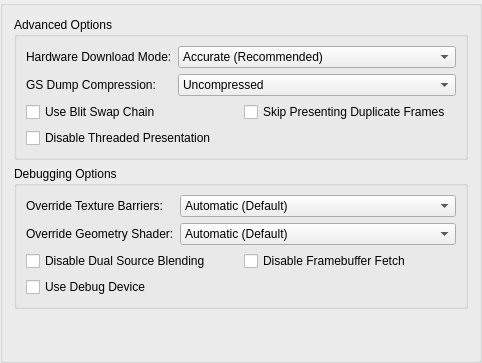
     <widget class="QGroupBox" name="advancedTab">
      <attribute name="title">
       <string>Advanced</string>
      </attribute>
      <layout class="QVBoxLayout" name="verticalLayout_2">
       <item>
        <widget class="QGroupBox" name="advancedOptions">
         <property name="title">
          <string>Advanced Options</string>
         </property>
         <layout class="QFormLayout" name="advancedOptionsFormLayout">
          <item row="0" column="0">
           <widget class="QLabel" name="label_42">
            <property name="text">
             <string>Hardware Download Mode:</string>
            </property>
           </widget>
          </item>
          <item row="0" column="1">
           <widget class="QComboBox" name="gsDownloadMode">
            <item>
             <property name="text">
              <string>Accurate (Recommended)</string>
             </property>
            </item>
            <item>
             <property name="text">
              <string>Disable Readbacks (Synchronize GS Thread)</string>
             </property>
            </item>
            <item>
             <property name="text">
              <string>Unsynchronized (Non-Deterministic)</string>
             </property>
            </item>
            <item>
             <property name="text">
              <string>Disabled (Ignore Transfers)</string>
             </property>
            </item>
           </widget>
          </item>
          <item row="1" column="0">
           <widget class="QLabel" name="label_34">
            <property name="text">
             <string>GS Dump Compression:</string>
            </property>
           </widget>
          </item>
          <item row="1" column="1">
           <widget class="QComboBox" name="gsDumpCompression">
            <item>
             <property name="text">
              <string>Uncompressed</string>
             </property>
            </item>
            <item>
             <property name="text">
              <string>LZMA (xz)</string>
             </property>
            </item>
            <item>
             <property name="text">
              <string>Zstandard (zst)</string>
             </property>
            </item>
           </widget>
          </item>
          <item row="3" column="0" colspan="2">
           <layout class="QGridLayout" name="gridLayout_9">
            <item row="0" column="1">
             <widget class="QCheckBox" name="skipPresentingDuplicateFrames">
              <property name="text">
               <string>Skip Presenting Duplicate Frames</string>
              </property>
             </widget>
            </item>
            <item row="0" column="0">
             <widget class="QCheckBox" name="useBlitSwapChain">
              <property name="text">
               <string>Use Blit Swap Chain</string>
              </property>
             </widget>
            </item>
            <item row="1" column="0">
             <widget class="QCheckBox" name="threadedPresentation">
              <property name="text">
               <string>Disable Threaded Presentation</string>
              </property>
             </widget>
            </item>
           </layout>
          </item>
         </layout>
        </widget>
       </item>
       <item>
        <widget class="QGroupBox" name="debuggingOptions">
         <property name="title">
          <string>Debugging Options</string>
         </property>
         <layout class="QFormLayout" name="debuggingOptionsFormLayout">
          <item row="0" column="0">
           <widget class="QLabel" name="label_19">
            <property name="text">
             <string>Override Texture Barriers:</string>
            </property>
           </widget>
          </item>
          <item row="0" column="1">
           <widget class="QComboBox" name="overrideTextureBarriers">
            <item>
             <property name="text">
              <string>Automatic (Default)</string>
             </property>
            </item>
            <item>
             <property name="text">
              <string>Force Disabled</string>
             </property>
            </item>
            <item>
             <property name="text">
              <string>Force Enabled</string>
             </property>
            </item>
           </widget>
          </item>
          <item row="1" column="0">
           <widget class="QLabel" name="label_30">
            <property name="text">
             <string>Override Geometry Shader:</string>
            </property>
           </widget>
          </item>
          <item row="1" column="1">
           <widget class="QComboBox" name="overrideGeometryShader">
            <item>
             <property name="text">
              <string>Automatic (Default)</string>
             </property>
            </item>
            <item>
             <property name="text">
              <string>Force Disabled</string>
             </property>
            </item>
            <item>
             <property name="text">
              <string>Force Enabled</string>
             </property>
            </item>
           </widget>
          </item>
          <item row="3" column="0" colspan="2">
           <layout class="QGridLayout" name="gridLayout_7">
            <item row="1" column="0">
             <widget class="QCheckBox" name="useDebugDevice">
              <property name="text">
               <string>Use Debug Device</string>
              </property>
             </widget>
            </item>
            <item row="0" column="0">
             <widget class="QCheckBox" name="disableDualSource">
              <property name="text">
               <string>Disable Dual Source Blending</string>
              </property>
             </widget>
            </item>
            <item row="0" column="1">
             <widget class="QCheckBox" name="disableFramebufferFetch">
              <property name="text">
               <string>Disable Framebuffer Fetch</string>
              </property>
             </widget>
            </item>
           </layout>
          </item>
         </layout>
        </widget>
       </item>
       <item>
        <spacer name="verticalSpacer_2">
         <property name="orientation">
          <enum>Qt::Vertical</enum>
         </property>
         <property name="sizeHint" stdset="0">
          <size>
           <width>20</width>
           <height>40</height>
          </size>
         </property>
        </spacer>
       </item>
      </layout>
     </widget>
